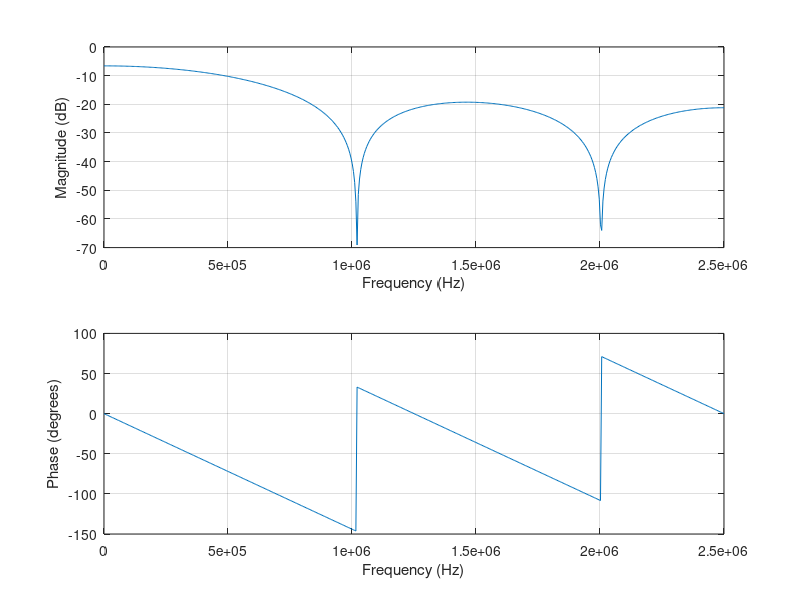

Write MATLAB code to recreate this figure. (Note: this script raises an error after producing the figure.)
%% DSP Filter
%% Generate Coefficients
fc = 200e3;
fs = 5e6;
order = 4;

a = firls(order, [0,fc/(fs/2),(fc/(fs/2)+0.04),1], [1,1,0,0]);

figure(1);
freqz(a, 1, 512, fs);
%% Input
Fs = 5e6;            % Sampling frequency                    
T = 1/Fs;             % Sampling period       
%L = 500;             % Length of signal
fsine = 10000;        % frequency of test sinewave
L = round(((1/fsine)/T))*2;
t = (0:L-1)*T;        % Time vector

O = numerictype([],16,0);
%j = 4.096*(t>1e-5);
j = 4.096*sin(2*pi*fsine*t);
%j = 4.096*((0.5e-5<t)&(t<1.5e-5));
%j = 2*sin(2*pi*200000*t) + sin(2*pi*800000*t) + sin(2*pi*600000*t);
%j = sin(2*pi*20000*t) + 2*randn(size(t));

codes = fi('numerictype', O);
%m = numerictype([], 14, 5);
m = numerictype([], 14, 8);
output = fi('numerictype', m);
figure(2);
%loop that takes the input step function and outputs the hex codes that the
%AD7961 would output
for x = (1:L)
    if (j(x)/4.096)>0
        code = fi((j(x)/4.096)*(2^15-1), 'numerictype', O);
    elseif (j(x)/4.096)<0
        code = fi((j(x)/4.096)*(2^15), 'numerictype', O);
    else
        code = fi(0, 'numerictype', O);
    end
    codes = [codes; code];
    out = LeastSquaresFIRFunction(code*2^-15, a);
    %out = LeastSquaresFIR_doublePrecision(code);
    %out = doFilter(code);
    output = [output, out];
    %plot(t(x), out, '*');
    stem(t(x), out);
    hold on;
end

% Plotting Input and Output on same graph
plot(t, codes*2^-15);%normalized the step function here to be able to view both filter output and step voltage
%plot(t, codes);
title('Original Signal and Output of IIR Chebyshev LPF');
xlabel('t[s]');
ylabel('Amplitude');

%% Amplitude Spectrum of input/output

Y = fft(double(codes*2^-15));
Y2 = fft(double(output));

P2 = abs(Y/L);
P1 = P2(1:L/2+1);
P1(2:end-1) = 2*P1(2:end-1);

P4 = abs(Y2/L);
P3 = P4(1:L/2+1);
P3(2:end-1) = 2*P3(2:end-1);

f = Fs*(0:(L/2))/L;

figure(3);
subplot(2, 1, 1);
stem(f,P1);
title('Single-Sided Amplitude Spectrum of X(t)');
xlabel('f (Hz)');
ylabel('|P1(f)|');

subplot(2, 1, 2);
stem(f,P3); 
title('Single-Sided Amplitude Spectrum of X(t)');
xlabel('f (Hz)');
ylabel('|P1(f)|');

%%

function y = LeastSquaresFIRFunction(x, a)
%LEASTSQUARESFIRFUNCTION Filters input x and returns output y.

% MATLAB Code
% Generated by MATLAB(R) 9.9 and DSP System Toolbox 9.11.
% Generated on: 30-Jun-2021 13:38:43

%#codegen

% To generate C/C++ code from this function use the codegen command.
% Type 'help codegen' for more information.

persistent Hd;

if isempty(Hd)
    
    % Numerator coefficient vector
    Numerator = a;%[-0.018089 0.029217 0.091916 0.15511 0.20194 0.21921 ...
        %0.20194 0.15511 0.091916 0.029217 -0.018089];
    
    Hd = dsp.FIRFilter( ...
        'Numerator', Numerator, ...
        'CoefficientsDataType', 'Custom', ...
        'CustomCoefficientsDataType', numerictype(true,16,15));
end

% s = fi(x,1,16,15,'RoundingMethod', 'Round', 'OverflowAction', 'Saturate');
% y = step(Hd,s);
y = Hd(x);


% [EOF]
end
%%

function y = LeastSquaresFIR_doublePrecision(x)
%LEASTSQUARESFIR_DOUBLEPRECISION.FDA Filters input x and returns output y.

% MATLAB Code
% Generated by MATLAB(R) 9.9 and DSP System Toolbox 9.11.
% Generated on: 01-Jul-2021 11:43:03

%#codegen

% To generate C/C++ code from this function use the codegen command. Type
% 'help codegen' for more information.

persistent Hd;

if isempty(Hd)
    
    % The following code was used to design the filter coefficients:
    % % FIR least-squares Lowpass filter designed using the FIRLS function.
    %
    % % All frequency values are in Hz.
    % Fs = 5000000;  % Sampling Frequency
    %
    % N     = 10;      % Order
    % Fpass = 500000;  % Passband Frequency
    % Fstop = 600000;  % Stopband Frequency
    % Wpass = 1;       % Passband Weight
    % Wstop = 10;      % Stopband Weight
    %
    % % Calculate the coefficients using the FIRLS function.
    % b  = firls(N, [0 Fpass Fstop Fs/2]/(Fs/2), [1 1 0 0], [Wpass Wstop]);
    
    Hd = dsp.FIRFilter( ...
        'Numerator', [0.0250158421185262 0.0618132125350809 ...
        0.105552495617917 0.147314425008783 0.177403242985933 0.18836379727887 ...
        0.177403242985933 0.147314425008783 0.105552495617917 0.0618132125350809 ...
        0.0250158421185262]);
end

y = step(Hd,double(x));


% [EOF]
end

%%

function y = doFilter(x)
%DOFILTER Filters input x and returns output y.

% MATLAB Code
% Generated by MATLAB(R) 9.9 and DSP System Toolbox 9.11.
% Generated on: 01-Jul-2021 11:53:18

%#codegen

% To generate C/C++ code from this function use the codegen command.
% Type 'help codegen' for more information.

persistent Hd;

if isempty(Hd)
    
    % The following code was used to design the filter coefficients:
    %
    % N     = 4;        % Order
    % Fstop = 500000;   % Stopband Frequency
    % Astop = 40;       % Stopband Attenuation (dB)
    % Fs    = 5000000;  % Sampling Frequency
    %
    % h = fdesign.lowpass('n,fst,ast', N, Fstop, Astop, Fs);
    %
    % Hd = design(h, 'cheby2', ...
    %     'SystemObject', true);
    
    Hd = dsp.BiquadFilter( ...
        'Structure', 'Direct form II', ...
        'SOSMatrix', [1 -1.55971254233345 1 1 -1.70960095672885 ...
        0.804565618250301; 1 -0.324370246269386 1 1 -1.42116311276061 ...
        0.518147065075317], ...
        'ScaleValues', [0.215687864525476; 0.0578791061084831; 1]);
end

s = double(x);
y = step(Hd,s);
end
